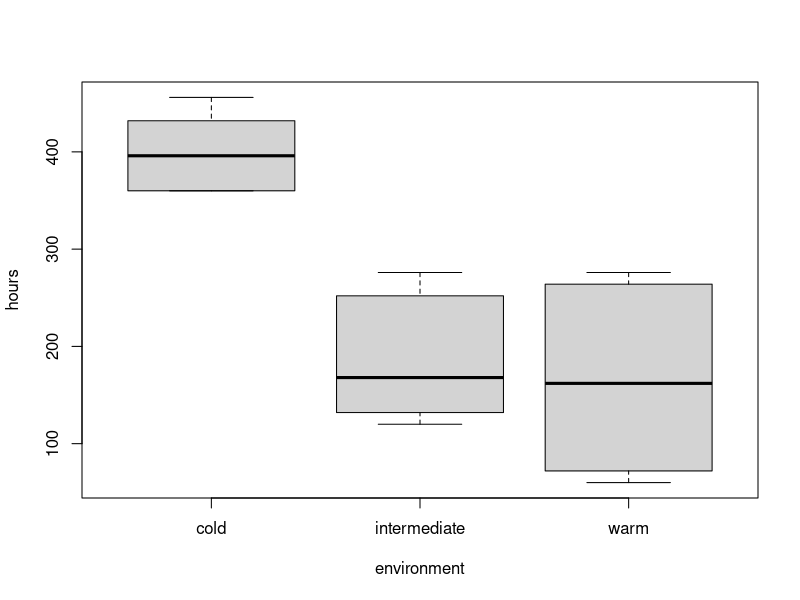
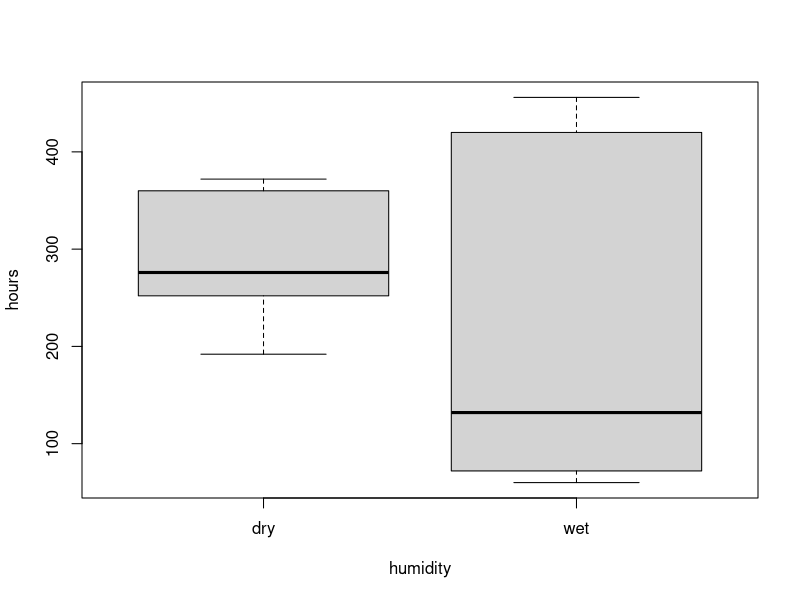
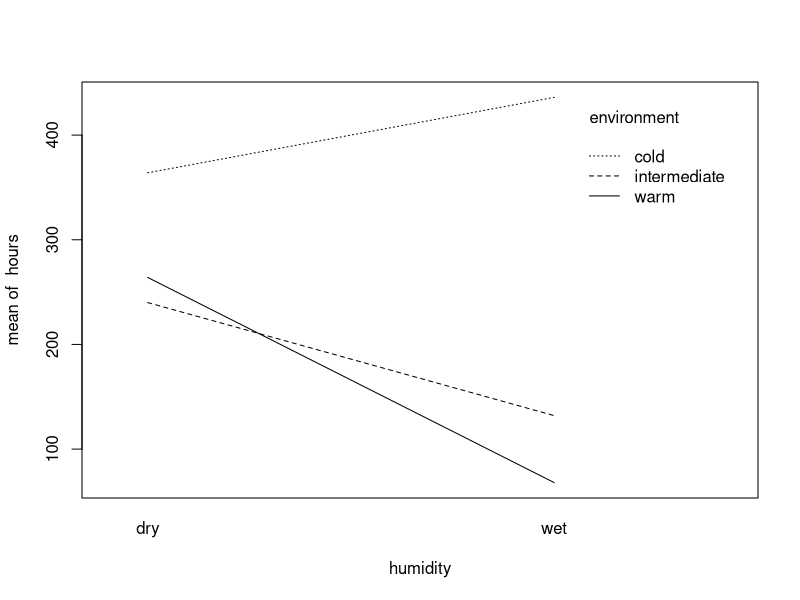
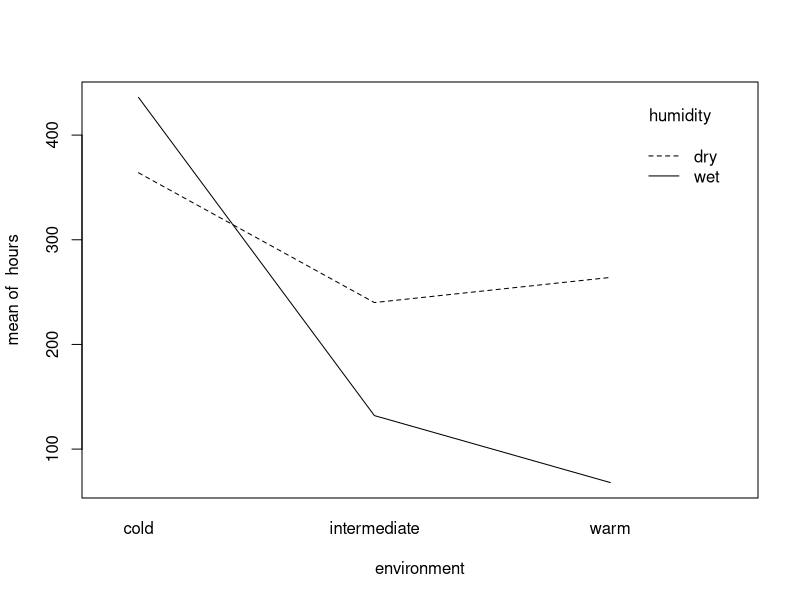
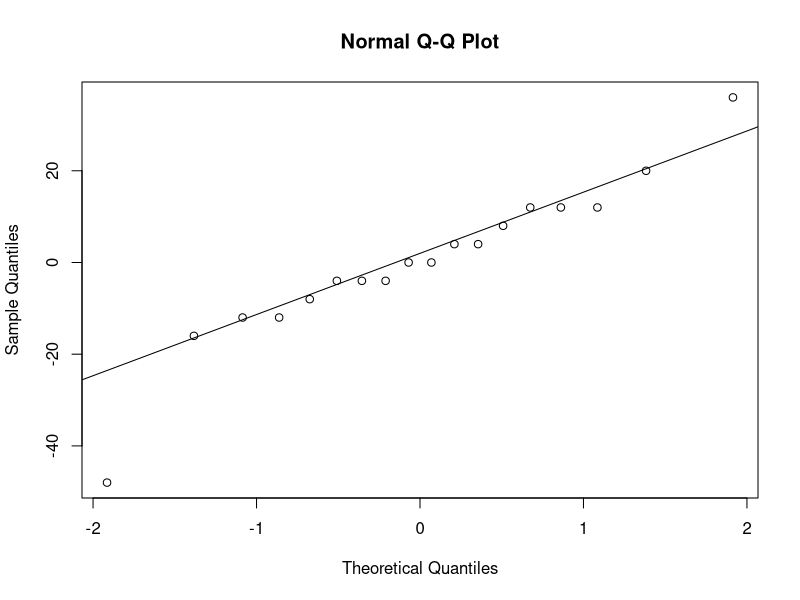
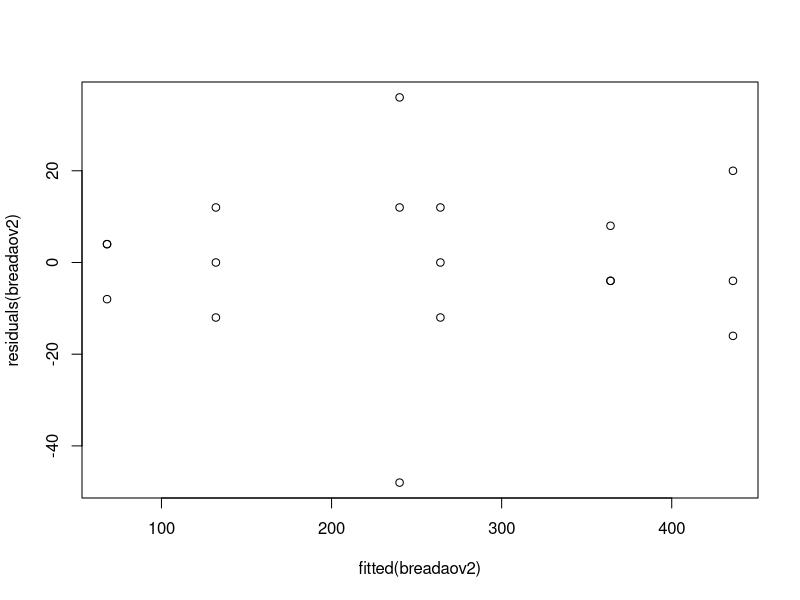

These figures' R source, in order:
###EXERCISE 1

##T1

bread = read.table("bread.txt", header=TRUE)
attach(bread)

N=3
I=3
J=2

rbind(rep(1:I,each=N*J),rep(1:J,N*I),sample(1:(N*I*J)))

##T2

boxplot(hours~environment,data=bread)
boxplot(hours~humidity,data=bread)

interaction.plot(humidity,environment,hours)
interaction.plot(environment,humidity,hours)

##T3

bread$humidity=as.factor(bread$humidity)
bread$environment=as.factor(bread$environment)
breadaov=lm(hours~humidity*environment,data=bread)
anova(breadaov)

#environment y humidity tienen main effect y hay evidencias de interaccion. 
#porque p value es muy pequeño y h0 es que no hay interaccion.


##T4

contrasts(bread$humidity)=contr.sum
contrasts(bread$environment)=contr.sum
breadaov2=lm(hours~humidity*environment,data=bread)
summary(breadaov2)

##T5

qqnorm(residuals(breadaov2))
qqline(residuals(breadaov2))
plot(fitted(breadaov2),residuals(breadaov2))

#qq datos en los extremos son demasiado extremos outliers
#plot todo datos similares y algun outlier en el 200


###EXERCISE 2

##T1

search = read.table("search.txt", header=TRUE)
attach(search)

#gotta do the randomization again but still don't get how that works 
#like in the last exercise


##T2



##T3


##T4


##T5


##T6


##T7



###EXERCISE 3

##T1


##T2


##T3


##T4



###EXERCISE 4

##T1


##T2


##T3


##T4



###EXERCISE 5

##T1


##T2


##T3


##T4




###EXERCISE 6

##T1


##T2


##T3


##T4


##T5



###EXERCISE 7